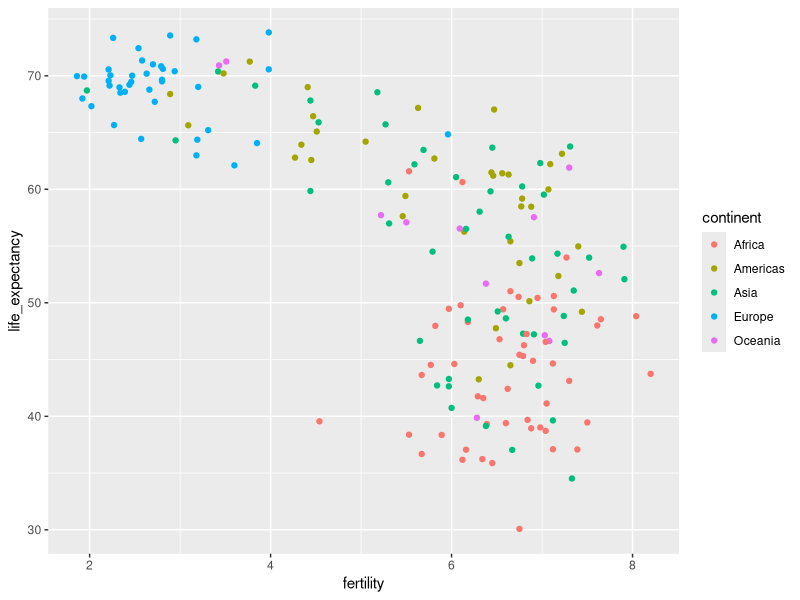
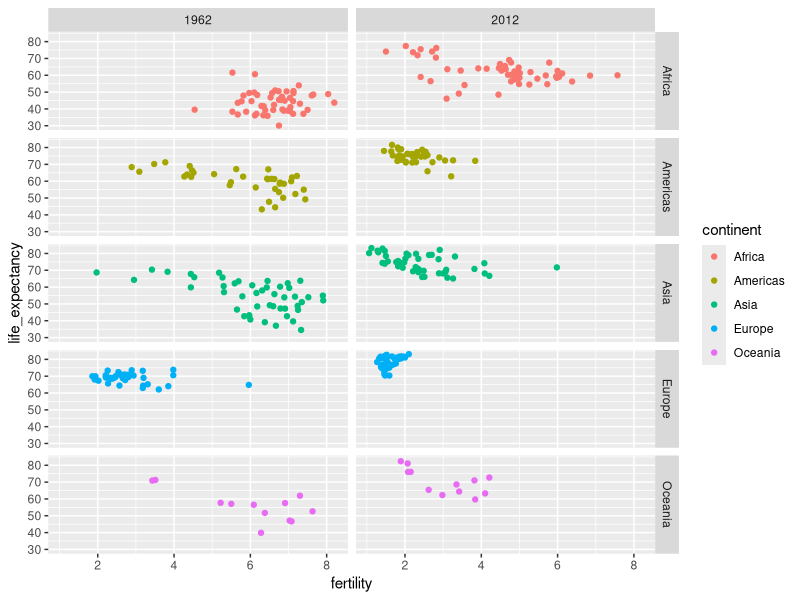
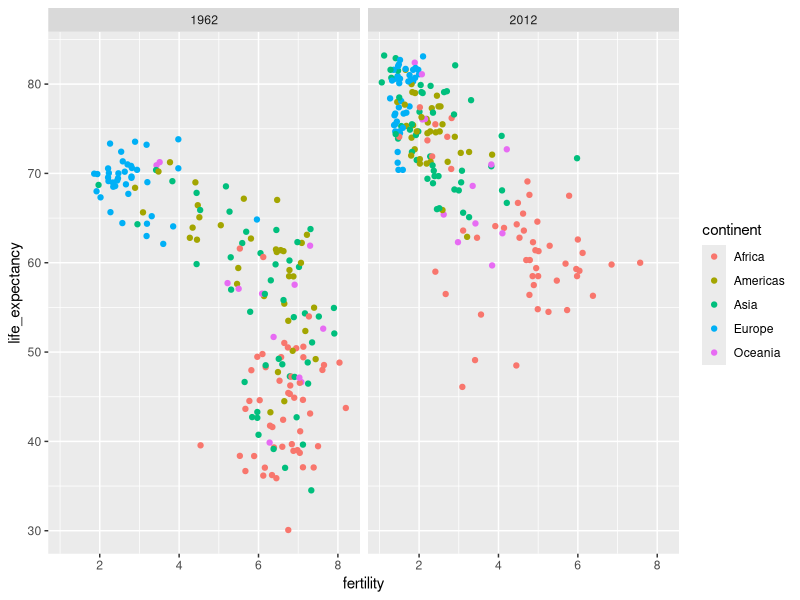
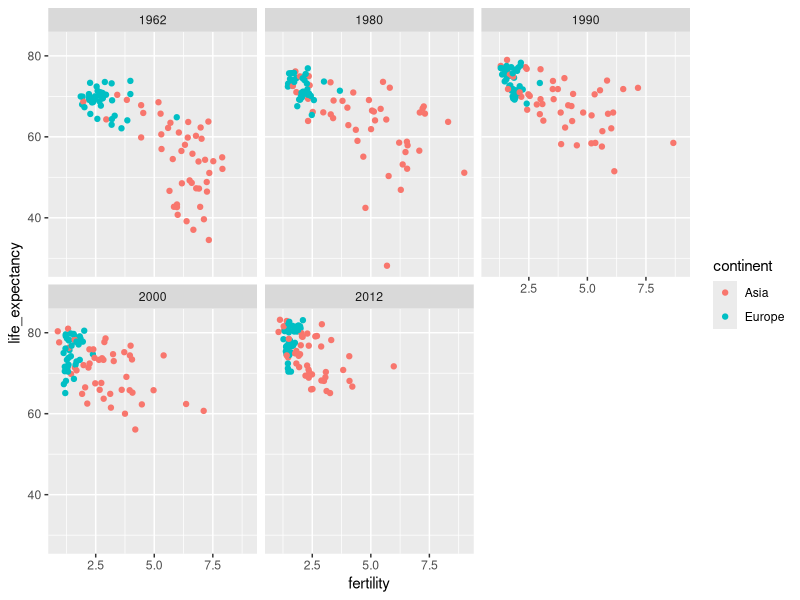
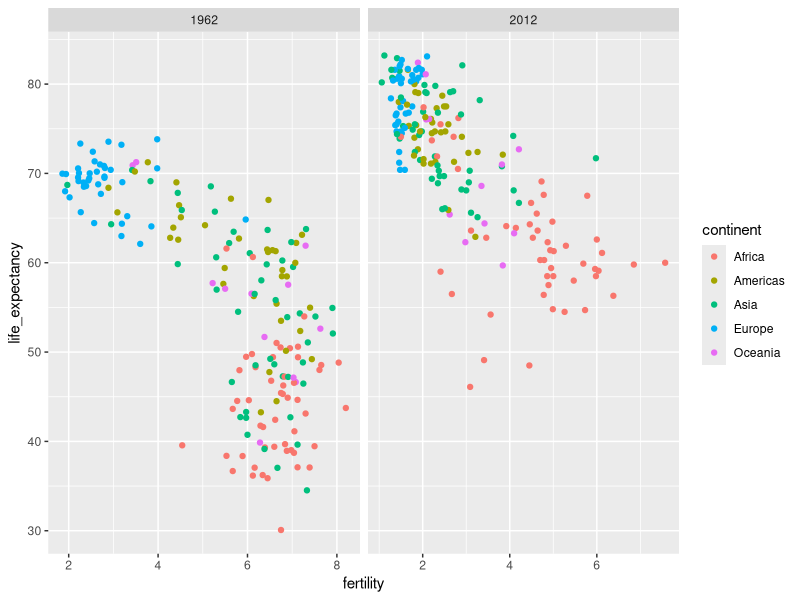
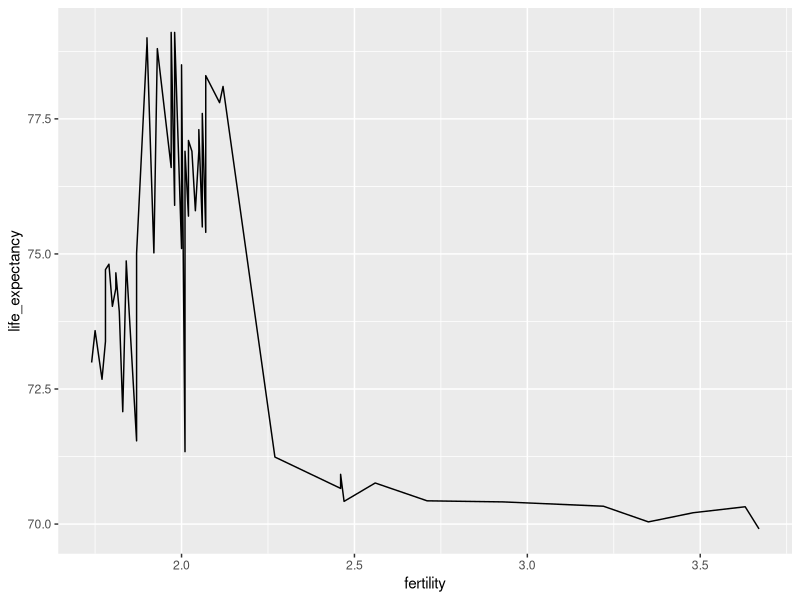
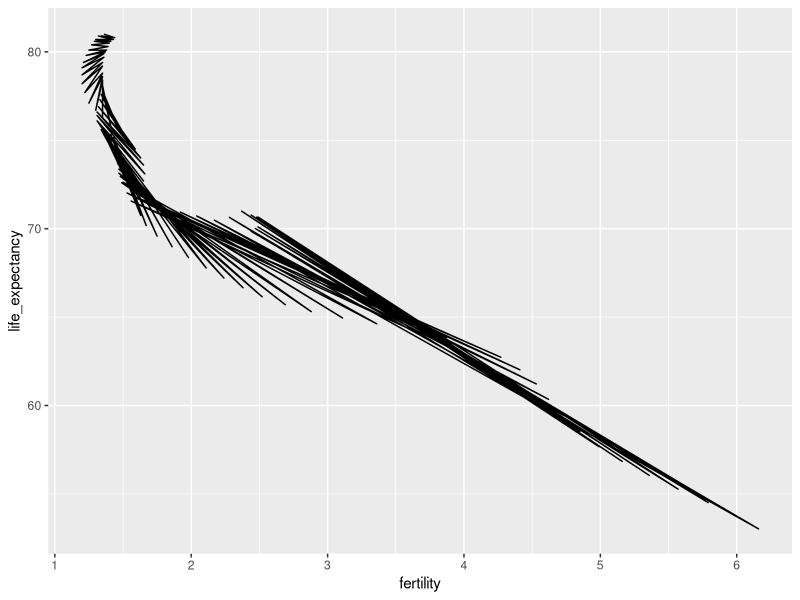
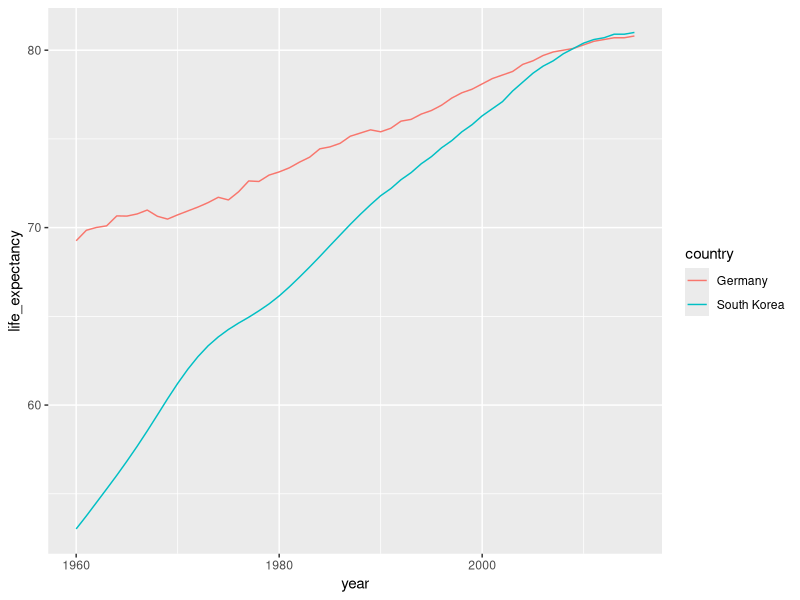

These charts were generated, in order, by the following R code: (Note: this script raises an error after producing the figures.)
library(tidyverse)
library(dslabs)
data(gapminder)

gapminder %>% as_tibble()


#------------
#Han Rosling's quiz

gapminder %>%
  filter(year==2015 & country %in% c("Sri Lanka","Turkey")) %>%
  select(country, infant_mortality)

#--------------
#9.2 Scatterplots

filter(gapminder,year==1962) %>%
  ggplot(aes(fertility, life_expectancy, color=continent)) +
  geom_point()

#------------------------------------
#9.3 Faceting

# we will you function facet_grid to compare
# the function expects teh row and colum variables to be separated by a ~

filter(gapminder, year%in%c(1962,2012)) %>%
  ggplot(aes(fertility, life_expectancy, col = continent)) +
  geom_point()+
  facet_grid(continent~year)

#this situtation, there is just one cariable and we use .

filter(gapminder, year%in%c(1962,2012)) %>%
  ggplot(aes(fertility, life_expectancy, col = continent)) +
  geom_point()+
  facet_grid(.~year)

#-----------
#9.3.1 facet_wrap

# this situtation consider for some years.
# we will use facet_warp

years <- c(1962,1980,1990,2000,2012)
continents <- c("Europe", "Asia")
gapminder %>%
  filter(year %in% years & continent %in% continents) %>%
  ggplot(aes(fertility,life_expectancy,col=continent))+
  geom_point()+
  facet_wrap(~year)

#-----------
#9.3.2 Fixed scales for better compraisons

filter(gapminder, year%in%c(1962,2012)) %>%
  ggplot(aes(fertility, life_expectancy, col = continent)) +
  geom_point()+
  facet_grid(.~year,scales="free")

#in this plot above, we have to pay special attention to the range to notice that the plot on the right has a larger life expectancy

#---------------------------
# 9.4 time series plots

gapminder %>%
  filter(country=="United States") %>%
  ggplot(aes(fertility,life_expectancy))+
  geom_line()

gapminder %>%
  filter(country%in%c("South Korea","Germany")) %>%
  ggplot(aes(fertility,life_expectancy))+
  geom_path()

# we want to assign each point to a group, one for each country

gapminder %>%
  filter(country%in%c("South Korea","Germany")& !is.na(fertility)) %>%
  ggplot(aes(year,life_expectancy, group=country, col= country))+
  geom_line()

#--------
# 9.4.1 Labels instead of legends
countries <- c("South Korea","Germany")
labels <- data.frame(country = countries, x = c(1975,1965), y = c(60,72))

gapminder %>% 
  filter(country %in% countries) %>% 
  ggplot(aes(year, life_expectancy, col = country)) +
  geom_line() +
  geom_text(data = labels, aes(x, y, label = country), size = 5) +
  theme(legend.position = "none")
#---------------------------
#9.5 data transformations

gapminder <- gapminder %>% mutate(dollars_per_day=gdp/population/365)

# 9.5.1 log transformation
# here is a hisotgram of per day incomes from 1970
past_year <- 1970
gapminder %>%
  filter(year==past_year & ! is.na(gdp))%>%
  ggplot(aes(dollars_per_day))+
  geom_histogram(binwidth=1, col= "blue")
# here is the distribution if we apply a log base 2 tranform
past_year <- 1970
gapminder %>%
  filter(year==past_year & ! is.na(gdp))%>%
  ggplot(aes(log2(dollars_per_day)))+
  geom_histogram(binwidth=1, col= "blue")

# in a way this provides a close up of the mid to lower income  contries

#----------
#9.5.2 which base?
# which base 10 makes more sense, consider poplation sizes. A log base 10 is preferable since the range for these is:

gapminder %>%
  filter(year==past_year) %>%
  summarize(min=min(population), max=max(population))

# here is the histogram of the transformed values:
gapminder %>%
  filter(year==past_year) %>%
  ggplot(aes(log10(population)))+
  geom_histogram(binwidth = 0.5, col="black")

# in the above, we quickly see that country populations range between ten thousand and teh bilion
#---------------
#9.5.3 transform the values of the scale?
# if we log the data, we can more easily interpret intermediate values in the scale
# 1---x---10----100

#---------------------------
#9.6 visualizing multimodal distributions
#----------------
#9.7 comparing multiple distributions with boxplots and ridge plots
gapminder %>% 
  filter(year == past_year & !is.na(gdp)) %>%
  mutate(region = reorder(region, dollars_per_day, FUN = median)) %>%
  ggplot(aes(dollars_per_day, region)) +
  geom_point() +
  scale_x_continuous(trans = "log2")  

#--- error
gapminder <- gapminder %>% 
  mutate(group = case_when(
    region %in% c("Western Europe", "Northern Europe","Southern Europe", 
                  "Northern America", 
                  "Australia and New Zealand") ~ "West",
    region %in% c("Eastern Asia", "South-Eastern Asia") ~ "East Asia",
    region %in% c("Caribbean", "Central America", 
                  "South America") ~ "Latin America",
    continent == "Africa" & 
      region != "Northern Africa" ~ "Sub-Saharan",
    TRUE ~ "Others"))

gapminder <- gapminder %>% 
  mutate(group = factor(group, levels = c("Others", "Latin America", 
                                          "East Asia", "Sub-Saharan",
                                          "West")))
help('reorder')
help('xlab')
#----------------------------------
#9.7.1 Boxplots

p<- gapminder %>%
  filter(year==past_year & !is.na(gdp)) %>%
  ggplot(aes(group, dollars_per_day))+
  geom_boxplot()+
  scale_y_continuous(trans="log2")+
  xlab("")+
  theme(axis.text.x=element_text(angle=90,hjust=1))

p+geom_point(alpha=0.5)
#----------------
#9.7.2 ridge plots

library(ggridges)
p <- gapminder %>% 
  filter(year == past_year & !is.na(dollars_per_day)) %>%
  ggplot(aes(dollars_per_day, group)) + 
  scale_x_continuous(trans = "log2") 
p  + geom_density_ridges() 

#I didn't understand this problem because my computer didn't load this library
#-------------------
#9.7.3 Example: 1970: versus 2010 income distributions

present_year <- 2010

years <- c(past_year, present_year)

gapminder %>%
  filter(year %in% !is.na(gdp)) %>%
  mutate(west = ifelse(group=="West","West","Developing")) %>%
  ggplot(aes(dollars_per_day))+
  geom_histogram(binwidth=1, col="black")+
  scale_x_continuous(trans="log2")+
  facet_grid(year~west)

help('intersect')
# due after 1990s SoViet union break then now, there are more country that year(1970). So, we need to find these country

country_list_1 <- gapminder %>%
  filter(year==past_year & !is.na(dollars_per_day)) %>%
  pull(country)

country_list_2 <- gapminder %>%
  filter(year==present_year & !is.na(dollars_per_day)) %>%
  pull(country)

country_list <- intersect(country_list_1,country_list_2)
# to see which specific regions improve the most
# we can ramake the boxplots we made above
# but now adding teh year 2010 and then using facet to compare the two years


# Note that we have to convert the year columns from numeric to factor
gapminder %>% 
  filter(year %in% years & country %in% country_list) %>%
  mutate(year = factor(year)) %>%
  ggplot(aes(group, dollars_per_day, fill = year)) +
  geom_boxplot() +
  theme(axis.text.x = element_text(angle = 90, hjust = 1)) +
  scale_y_continuous(trans = "log2") +
  xlab("") 

# let's start by nothing that density plots for income distribution in 1970 and 2010 deliver the message that the gap is closing
gapminder %>% 
  filter(year %in% years & country %in% country_list) %>%
  ggplot(aes(dollars_per_day)) +
  geom_density(fill = "red") + 
  scale_x_continuous(trans = "log2") + 
  facet_grid(. ~ year)
# but when overlay two densities
# the default is to have the area represented each distribution add up to 1,
# regardless of the size of each group

gapminder %>%
  filter(year%in% years & country %in% country_list) %>%
  mutate(group = ifelse(group == "West","West","Developing"))%>%
  ggplot(aes(dollars_per_day,fill = group))+
  scale_x_continuous(trans="log2")+
  geom_density(alpha=0.2) +
  facet_grid(year~.)

#---------------------------------------
#9.7.4 Accessing coputed variables

# we can now create the desired plot by simply changing the mapping in the previous code chunk. we will also expand the limits of the x_axis

p <- gapminder %>% 
  filter(year %in% years & country %in% country_list) %>%
  mutate(group = ifelse(group == "West", "West", "Developing")) %>%
  ggplot(aes(dollars_per_day, y = ..count.., fill = group)) +
  scale_x_continuous(trans = "log2", limit = c(0.125, 300))

p + geom_density(alpha = 0.2) + 
  facet_grid(year ~ .)

# if we want to densities to be smoother
# we use the bw argument 

p+ geom_density(alpha=0.2, bw=0.75)+
  facet_grid(year~.)

# to visualize if any of the groups defined above are driving this
# we can quickly make a ridge plot:
gapminder %>% 
  filter(year %in% years & !is.na(dollars_per_day)) %>%
  ggplot(aes(dollars_per_day, group)) + 
  scale_x_continuous(trans = "log2") + 
  geom_density_ridges(adjust = 1.5) +
  facet_grid(. ~ year)

# another way to achieve this is by stacking the densities on top of each other
gapminder %>% 
  filter(year %in% years & country %in% country_list) %>%
  group_by(year) %>%
  mutate(weight = population/sum(population)*2) %>%
  ungroup() %>%
  ggplot(aes(dollars_per_day, fill = group)) +
  scale_x_continuous(trans = "log2", limit = c(0.125, 300)) + 
  geom_density(alpha = 0.2, bw = 0.75, position = "stack") + 
  facet_grid(year ~ .) 

#---------------------------
#9.7.5 Weighted densities

# we can actually waight the smooth densities using the weight mapping argument. 
